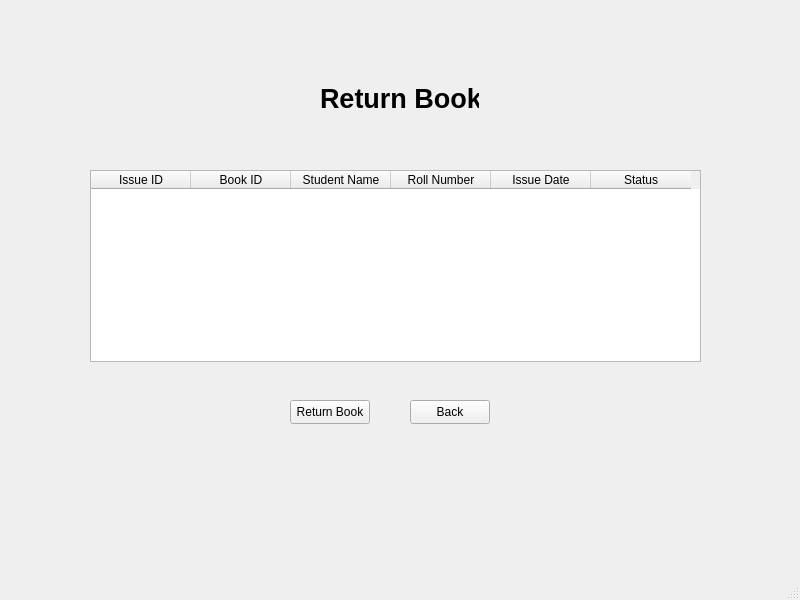
<?xml version="1.0" encoding="UTF-8"?>
<ui version="4.0">
 <class>ReturnBook</class>
 <widget class="QMainWindow" name="ReturnBook">
  <property name="geometry">
   <rect>
    <x>0</x>
    <y>0</y>
    <width>800</width>
    <height>600</height>
   </rect>
  </property>
  <property name="windowTitle">
   <string>MainWindow</string>
  </property>
  <widget class="QWidget" name="centralwidget">
   <widget class="QLabel" name="label">
    <property name="geometry">
     <rect>
      <x>320</x>
      <y>80</y>
      <width>159</width>
      <height>36</height>
     </rect>
    </property>
    <property name="font">
     <font>
      <pointsize>20</pointsize>
      <bold>true</bold>
     </font>
    </property>
    <property name="text">
     <string>Return Book</string>
    </property>
   </widget>
   <widget class="QTableWidget" name="issuedBooksTableWidget">
    <property name="geometry">
     <rect>
      <x>90</x>
      <y>170</y>
      <width>611</width>
      <height>192</height>
     </rect>
    </property>
    <column>
     <property name="text">
      <string>Issue ID</string>
     </property>
    </column>
    <column>
     <property name="text">
      <string>Book ID</string>
     </property>
    </column>
    <column>
     <property name="text">
      <string>Student Name</string>
     </property>
    </column>
    <column>
     <property name="text">
      <string>Roll Number</string>
     </property>
    </column>
    <column>
     <property name="text">
      <string>Issue Date</string>
     </property>
    </column>
    <column>
     <property name="text">
      <string>Status</string>
     </property>
    </column>
   </widget>
   <widget class="QPushButton" name="returnButton">
    <property name="geometry">
     <rect>
      <x>290</x>
      <y>400</y>
      <width>80</width>
      <height>24</height>
     </rect>
    </property>
    <property name="text">
     <string>Return Book</string>
    </property>
   </widget>
   <widget class="QPushButton" name="backButton">
    <property name="geometry">
     <rect>
      <x>410</x>
      <y>400</y>
      <width>80</width>
      <height>24</height>
     </rect>
    </property>
    <property name="text">
     <string>Back</string>
    </property>
   </widget>
  </widget>
  <widget class="QMenuBar" name="menubar">
   <property name="geometry">
    <rect>
     <x>0</x>
     <y>0</y>
     <width>800</width>
     <height>21</height>
    </rect>
   </property>
  </widget>
  <widget class="QStatusBar" name="statusbar"/>
 </widget>
 <resources/>
 <connections/>
</ui>
